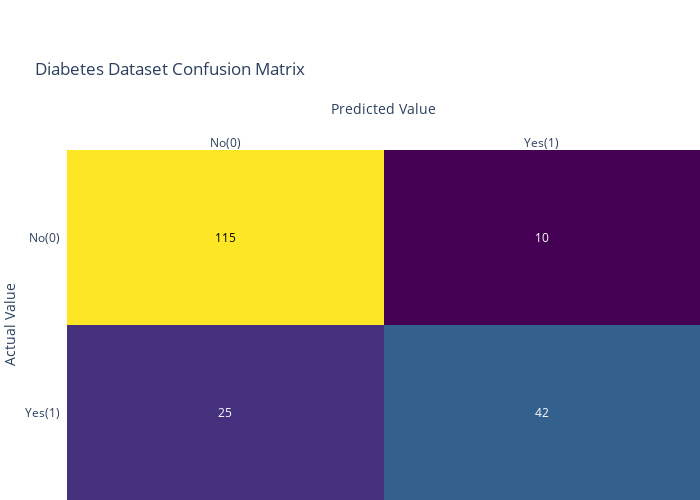

Here is the notebook cell this chart was saved with:
### Markdown cell above
**Visualizing Confusion Matrix using Heatmap**

Let's visualize the results of the model in the form of a confusion matrix using plotly.

Here, you will visualize the confusion matrix using Heatmap.

### Code cell
import plotly.express as px
import plotly.figure_factory as ff

names = ['No(0)', 'Yes(1)']

fig = ff.create_annotated_heatmap(cnf_matrix, x=names, y=names, colorscale=px.colors.sequential.Viridis)

fig.update_layout(title='Diabetes Dataset Confusion Matrix',
                  autosize=False,
                  width=700,
                  height=500,
                  margin=dict(
                      t=150,
                      l=0,
                      r=0,
                      b=0,
                  ),
                  xaxis_title='Predicted Value',
                  yaxis_categoryorder='category descending',
                  yaxis_title='Actual Value')
fig.show()

### Figure 1 — Plotly figure (JSON) as saved in the notebook; plotly's stock layout.template omitted (floating-point values rounded to 4 significant figures)
{"data": [{"colorscale": [[0, "#440154"], [0.1111, "#482878"], [0.2222, "#3e4989"], [0.3333, "#31688e"], [0.4444, "#26828e"], [0.5556, "#1f9e89"], [0.6667, "#35b779"], [0.7778, "#6ece58"], [0.8889, "#b5de2b"], [1, "#fde725"]], "reversescale": false, "showscale": false, "type": "heatmap", "x": ["No(0)", "Yes(1)"], "y": ["No(0)", "Yes(1)"], "z": [[115, 10], [25, 42]]}], "layout": {"annotations": [{"font": {"color": "#000000"}, "showarrow": false, "text": "115", "x": "No(0)", "xref": "x", "y": "No(0)", "yref": "y"}, {"font": {"color": "#FFFFFF"}, "showarrow": false, "text": "10", "x": "Yes(1)", "xref": "x", "y": "No(0)", "yref": "y"}, {"font": {"color": "#FFFFFF"}, "showarrow": false, "text": "25", "x": "No(0)", "xref": "x", "y": "Yes(1)", "yref": "y"}, {"font": {"color": "#FFFFFF"}, "showarrow": false, "text": "42", "x": "Yes(1)", "xref": "x", "y": "Yes(1)", "yref": "y"}], "autosize": false, "height": 500, "margin": {"b": 0, "l": 0, "r": 0, "t": 150}, "title": {"text": "Diabetes Dataset Confusion Matrix"}, "width": 700, "xaxis": {"dtick": 1, "gridcolor": "rgb(0, 0, 0)", "side": "top", "ticks": "", "title": {"text": "Predicted Value"}}, "yaxis": {"categoryorder": "category descending", "dtick": 1, "ticks": "", "ticksuffix": "  ", "title": {"text": "Actual Value"}}}}
